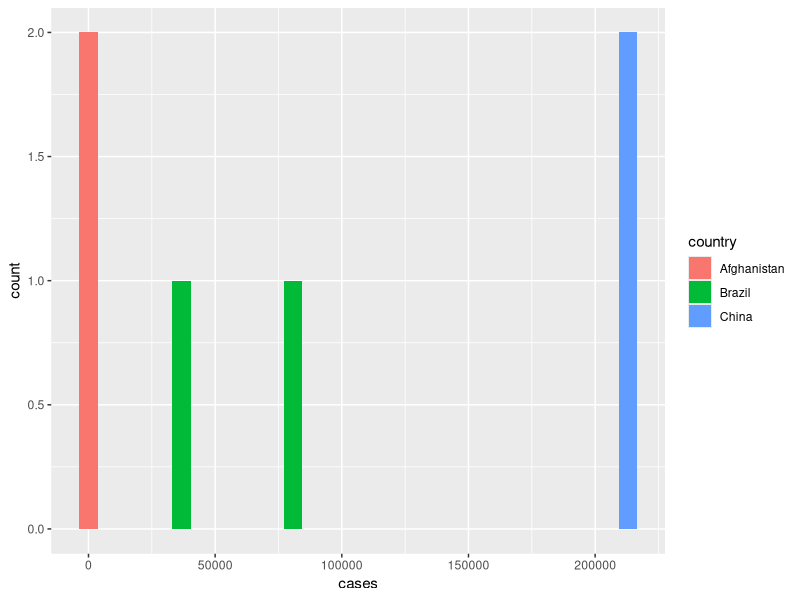

The R source for this figure: (Note: this script raises an error after producing the figure.)
## ---- chunk 1
knitr::opts_chunk$set(echo = TRUE)
## ---- chunk 2
library(tidyr)
## ---- chunk 3
table4a
## ---- chunk 4
table4a_tidy <- gather(table4a, '1999', '2000', key = "year", value = 'cases')
## ---- chunk 5
library(ggplot2)

ggplot(table4a_tidy) + 
  geom_histogram(aes(x = cases, fill = country))


## ---- chunk 6
(table4a_tidy <- table4a %>% 
    gather('2000', '1999', key = "year" , value = "cases"))

iris %>% head()
## ---- chunk 7
library(magrittr) #this is what actually give you the pipe
## ---- chunk 8
(table4b_tidy <- table4b %>% 
    gather('1999', '2000', key = 'year', value = 'population'))
## ---- chunk 9
library(dplyr)
#use double colon to specify which library you are getting a function from
#base::union()
## ---- chunk 10
left_join(x = table4a_tidy, y = table4a_tidy)

## ---- chunk 11
#spread out a content of a colun
spread(table2, key = type, value = count)
## ---- chunk 12
table3 %>% 
    separate(rate, intro = c('cases', 'population'), sep = '/') 
